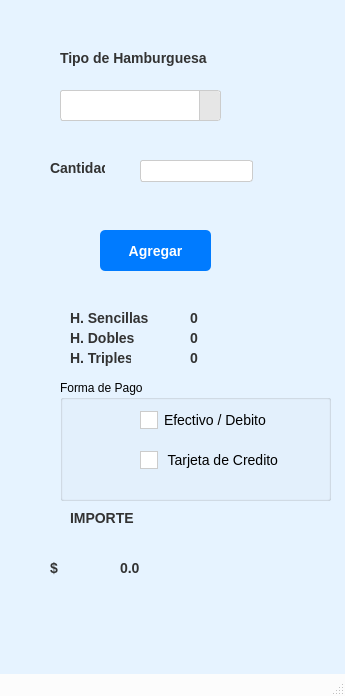
<?xml version="1.0" encoding="UTF-8"?>
<ui version="4.0">
 <class>MainWindow</class>
 <widget class="QMainWindow" name="MainWindow">
  <property name="geometry">
   <rect>
    <x>0</x>
    <y>0</y>
    <width>345</width>
    <height>696</height>
   </rect>
  </property>
  <property name="windowTitle">
   <string>MainWindow</string>
  </property>
  <property name="styleSheet">
   <string notr="true">#centralwidget {
    background-color: #E6F3FF;
}


QStatusBar {
    background-color: rgba(255, 255, 255, 0.8);
    color: #000;
}

QMenuBar {
    background-color: rgba(255, 255, 255, 0.8);
    color: #000;
}

QMenuBar::item {
    padding: 5px 10px;
}

QMenuBar::item:selected {
    background-color: rgba(255, 255, 255, 0.8);
}

QMenu {
    background-color: rgba(255, 255, 255, 0.8);
    color: #000;
}

QMenu::item {
    padding: 5px 20px;
}

QMenu::item:selected {
    background-color: rgba(255, 255, 255, 0.8);
}

QLineEdit {
    background-color: #FFFFFF;
    border: 1px solid #CCCCCC;
    border-radius: 3px;
    padding: 5px;
    font-family: Arial, sans-serif;
}

QLineEdit:hover {
    background-color: #F0F0F0;
}

QLineEdit:focus {
    background-color: #FFFFCC;
}

QLabel {
    font-family: &quot;Times New Roman&quot;, serif;
    color: #333333;
    font-size: 14px;
    font-weight: bold;
}


#btn_agregar {
    background-color: #007bff;
    color: #fff;
    font-family: &quot;Roboto&quot;, sans-serif;
    font-size: 14px;
    font-weight: bold;
    padding: 8px 16px;
    border: none;
    border-radius: 5px;
}

#btn_registrar:hover {
    background-color: #0056b3;
    cursor: pointer;
}


</string>
  </property>
  <widget class="QWidget" name="centralwidget">
   <widget class="QComboBox" name="cb_tipo_burguesa">
    <property name="geometry">
     <rect>
      <x>60</x>
      <y>90</y>
      <width>161</width>
      <height>31</height>
     </rect>
    </property>
    <property name="styleSheet">
     <string notr="true">QComboBox {
    font-family: &quot;Roboto&quot;, sans-serif;
    font-size: 14px;
    padding: 5px;
    border: 1px solid #CCCCCC;
    border-radius: 3px;
    background-color: #FFFFFF;
}

QComboBox:hover {
    background-color: #F0F0F0;
}

QComboBox::drop-down {
    subcontrol-origin: padding;
    subcontrol-position: top right;
    width: 20px;
    border-left: 1px solid #CCCCCC;
    border-top-right-radius: 3px;
    border-bottom-right-radius: 3px;
    background-color: #E6E6E6;
}

QComboBox::down-arrow {
    image: url(path/to/your/arrow-image.png);
    width: 12px;
    height: 12px;
}

QComboBox::down-arrow:hover {
    image: url(path/to/your/hovered-arrow-image.png);
}
</string>
    </property>
   </widget>
   <widget class="QLineEdit" name="txt_cantidad">
    <property name="geometry">
     <rect>
      <x>140</x>
      <y>160</y>
      <width>113</width>
      <height>22</height>
     </rect>
    </property>
   </widget>
   <widget class="QPushButton" name="btn_agregar">
    <property name="geometry">
     <rect>
      <x>100</x>
      <y>230</y>
      <width>111</width>
      <height>41</height>
     </rect>
    </property>
    <property name="text">
     <string>Agregar</string>
    </property>
   </widget>
   <widget class="QLabel" name="label">
    <property name="geometry">
     <rect>
      <x>70</x>
      <y>350</y>
      <width>61</width>
      <height>16</height>
     </rect>
    </property>
    <property name="text">
     <string>H. Triples:</string>
    </property>
   </widget>
   <widget class="QGroupBox" name="groupBox">
    <property name="geometry">
     <rect>
      <x>60</x>
      <y>380</y>
      <width>271</width>
      <height>121</height>
     </rect>
    </property>
    <property name="title">
     <string>Forma de Pago</string>
    </property>
    <widget class="QRadioButton" name="rb_efectivo">
     <property name="geometry">
      <rect>
       <x>80</x>
       <y>30</y>
       <width>141</width>
       <height>20</height>
      </rect>
     </property>
     <property name="styleSheet">
      <string notr="true">QRadioButton#rb_credito,
QRadioButton#rb_efectivo {
    font-family: &quot;Roboto&quot;, sans-serif;
    font-size: 14px;
}

QRadioButton#rb_credito::indicator,
QRadioButton#rb_efectivo::indicator {
    width: 16px;
    height: 16px;
}

QRadioButton#rb_credito::indicator::unchecked,
QRadioButton#rb_efectivo::indicator::unchecked {
    border: 1px solid #CCCCCC;
    background-color: #FFFFFF;
}

QRadioButton#rb_credito::indicator::unchecked:hover,
QRadioButton#rb_efectivo::indicator::unchecked:hover {
    border-color: #007bff;
}

QRadioButton#rb_credito::indicator::checked,
QRadioButton#rb_efectivo::indicator::checked {
    border: 1px solid #007bff;
    background-color: #007bff;
}

QRadioButton#rb_credito::indicator::checked:hover,
QRadioButton#rb_efectivo::indicator::checked:hover {
    border-color: #0056b3;
}

QRadioButton#rb_credito::indicator:checked:disabled,
QRadioButton#rb_efectivo::indicator:checked:disabled {
    border: 1px solid #CCCCCC;
    background-color: #CCCCCC;
}

QRadioButton#rb_credito::indicator:disabled,
QRadioButton#rb_efectivo::indicator:disabled {
    border: 1px solid #CCCCCC;
    background-color: #FFFFFF;
}
</string>
     </property>
     <property name="text">
      <string>Efectivo / Debito</string>
     </property>
    </widget>
    <widget class="QRadioButton" name="rb_credito">
     <property name="geometry">
      <rect>
       <x>80</x>
       <y>70</y>
       <width>141</width>
       <height>20</height>
      </rect>
     </property>
     <property name="styleSheet">
      <string notr="true">QRadioButton#rb_credito,
QRadioButton#rb_efectivo {
    font-family: &quot;Roboto&quot;, sans-serif;
    font-size: 14px;
}

QRadioButton#rb_credito::indicator,
QRadioButton#rb_efectivo::indicator {
    width: 16px;
    height: 16px;
}

QRadioButton#rb_credito::indicator::unchecked,
QRadioButton#rb_efectivo::indicator::unchecked {
    border: 1px solid #CCCCCC;
    background-color: #FFFFFF;
}

QRadioButton#rb_credito::indicator::unchecked:hover,
QRadioButton#rb_efectivo::indicator::unchecked:hover {
    border-color: #007bff;
}

QRadioButton#rb_credito::indicator::checked,
QRadioButton#rb_efectivo::indicator::checked {
    border: 1px solid #007bff;
    background-color: #007bff;
}

QRadioButton#rb_credito::indicator::checked:hover,
QRadioButton#rb_efectivo::indicator::checked:hover {
    border-color: #0056b3;
}

QRadioButton#rb_credito::indicator:checked:disabled,
QRadioButton#rb_efectivo::indicator:checked:disabled {
    border: 1px solid #CCCCCC;
    background-color: #CCCCCC;
}

QRadioButton#rb_credito::indicator:disabled,
QRadioButton#rb_efectivo::indicator:disabled {
    border: 1px solid #CCCCCC;
    background-color: #FFFFFF;
}
</string>
     </property>
     <property name="text">
      <string> Tarjeta de Credito</string>
     </property>
    </widget>
   </widget>
   <widget class="QLabel" name="label_2">
    <property name="geometry">
     <rect>
      <x>70</x>
      <y>330</y>
      <width>71</width>
      <height>16</height>
     </rect>
    </property>
    <property name="text">
     <string>H. Dobles</string>
    </property>
   </widget>
   <widget class="QLabel" name="label_3">
    <property name="geometry">
     <rect>
      <x>70</x>
      <y>310</y>
      <width>81</width>
      <height>16</height>
     </rect>
    </property>
    <property name="text">
     <string>H. Sencillas</string>
    </property>
   </widget>
   <widget class="QLabel" name="label_4">
    <property name="geometry">
     <rect>
      <x>60</x>
      <y>50</y>
      <width>151</width>
      <height>16</height>
     </rect>
    </property>
    <property name="text">
     <string>Tipo de Hamburguesa</string>
    </property>
   </widget>
   <widget class="QLabel" name="label_5">
    <property name="geometry">
     <rect>
      <x>50</x>
      <y>160</y>
      <width>55</width>
      <height>16</height>
     </rect>
    </property>
    <property name="text">
     <string>Cantidad</string>
    </property>
   </widget>
   <widget class="QLabel" name="txt_cantidad_sencillas">
    <property name="geometry">
     <rect>
      <x>190</x>
      <y>310</y>
      <width>55</width>
      <height>16</height>
     </rect>
    </property>
    <property name="text">
     <string>0</string>
    </property>
   </widget>
   <widget class="QLabel" name="txt_cantidad_dobles">
    <property name="geometry">
     <rect>
      <x>190</x>
      <y>330</y>
      <width>55</width>
      <height>16</height>
     </rect>
    </property>
    <property name="text">
     <string>0</string>
    </property>
   </widget>
   <widget class="QLabel" name="txt_cantidad_triples">
    <property name="geometry">
     <rect>
      <x>190</x>
      <y>350</y>
      <width>55</width>
      <height>16</height>
     </rect>
    </property>
    <property name="text">
     <string>0</string>
    </property>
   </widget>
   <widget class="QLabel" name="label_9">
    <property name="geometry">
     <rect>
      <x>70</x>
      <y>510</y>
      <width>81</width>
      <height>16</height>
     </rect>
    </property>
    <property name="text">
     <string>IMPORTE</string>
    </property>
   </widget>
   <widget class="QLabel" name="txt_importe">
    <property name="geometry">
     <rect>
      <x>120</x>
      <y>560</y>
      <width>81</width>
      <height>16</height>
     </rect>
    </property>
    <property name="text">
     <string>0.0</string>
    </property>
   </widget>
   <widget class="QLabel" name="dollar_label">
    <property name="geometry">
     <rect>
      <x>50</x>
      <y>560</y>
      <width>55</width>
      <height>16</height>
     </rect>
    </property>
    <property name="styleSheet">
     <string notr="true">QLabel#dollar_label {
    font-family: &quot;Roboto&quot;, sans-serif;
    font-size: 14px;
    font-weight: bold;
    color: #333333;
}

QLabel#dollar_label::before {
    content: &quot;$&quot;;
}
</string>
    </property>
    <property name="text">
     <string>$</string>
    </property>
   </widget>
  </widget>
  <widget class="QMenuBar" name="menubar">
   <property name="geometry">
    <rect>
     <x>0</x>
     <y>0</y>
     <width>345</width>
     <height>31</height>
    </rect>
   </property>
  </widget>
  <widget class="QStatusBar" name="statusbar"/>
 </widget>
 <resources/>
 <connections/>
</ui>
